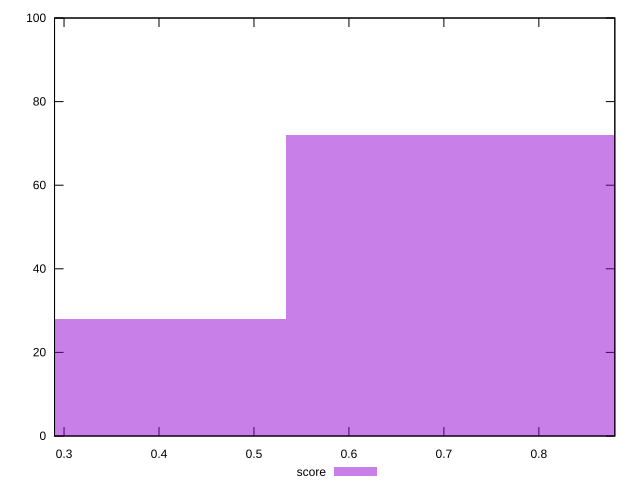

Recreate this plot in gnuplot.
reset

$score <<EOF
0.7110778410533736 72
0.3555389205266868 28
EOF

set key outside below
set boxwidth 0.3555389205266868
set xrange [0.29:0.88]
set yrange [0:100]
set trange [0:100]
set style fill transparent solid 0.5 noborder
set terminal svg size 640, 490 enhanced background rgb 'white'
set output "report_00015_2021-02-09T16-11-33.973Z/bootup-time/samples/pages+cached/score/histogram.svg"

plot $score title "score" with boxes

reset
